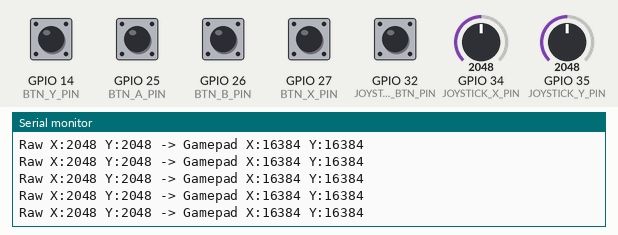
Bench run of a sketch on a simulated ESP32. Parts: the last lines printed to the serial monitor. Inputs (shaded band) come from the test bench; at power-on: GPIO 14 (BTN_Y_PIN), GPIO 25 (BTN_A_PIN), GPIO 26 (BTN_B_PIN), GPIO 27 (BTN_X_PIN), GPIO 32 (JOYSTICK_BTN_PIN) HIGH, GPIO 34 (JOYSTICK_X_PIN) = 2048, GPIO 35 (JOYSTICK_Y_PIN) = 2048. USB keyboard and mouse output is not drawn.

Above: at 2.7 s.
2.8 s: GPIO 14 (BTN_Y_PIN) pulled LOW for 0.15 s
At 3.12 s:
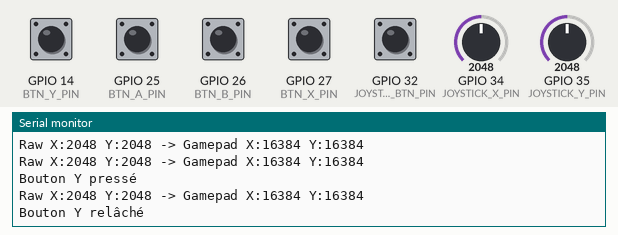
4.4 s: GPIO 25 (BTN_A_PIN) pulled LOW for 0.15 s
At 4.72 s:
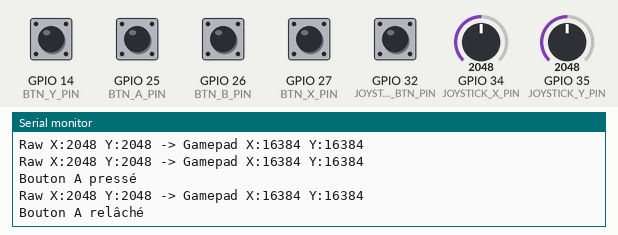
6.0 s: GPIO 26 (BTN_B_PIN) pulled LOW for 0.15 s
At 6.32 s:
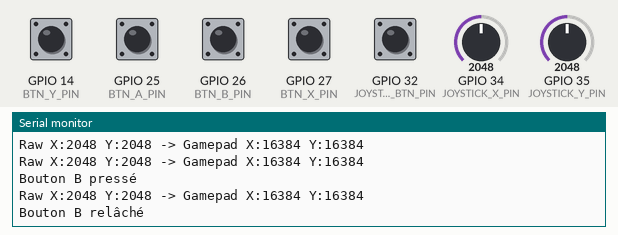
7.6 s: GPIO 27 (BTN_X_PIN) pulled LOW for 0.15 s
At 7.93 s:
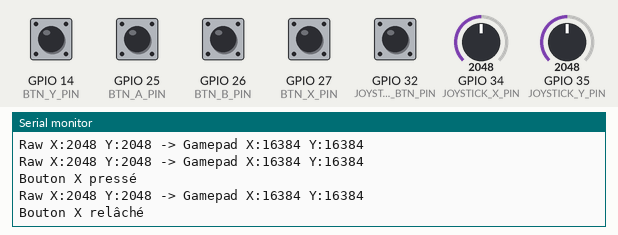
9.2 s: GPIO 32 (JOYSTICK_BTN_PIN) pulled LOW for 0.15 s
At 9.54 s:
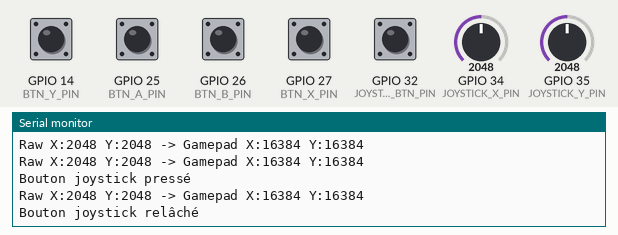
10.8 s: GPIO 34 (JOYSTICK_X_PIN) set to 2866
At 11.13 s:
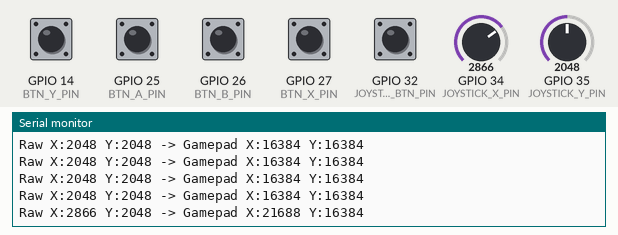
Timing chart, 0 to 13.3 s (numbered marks = the images above; inputs shaded):
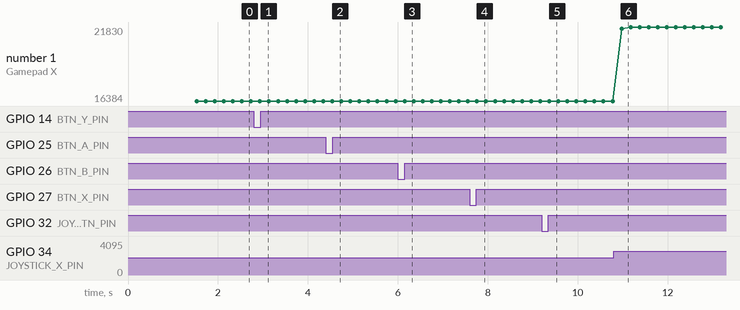

The sketch:

gamepad.ino
```cpp
#include <Arduino.h>
#include <Bounce2.h>
#include <BleGamepad.h>

// Configuration du gamepad
BleGamepadConfiguration bleGamepadConfig;
BleGamepad bleGamepad("Declic", "LFPxPeugeot", 100);

// Définition des pins
#define JOYSTICK_X_PIN 34  // Pin analogique pour l'axe X
#define JOYSTICK_Y_PIN 35  // Pin analogique pour l'axe Y
#define JOYSTICK_BTN_PIN 32 // Pin numérique pour le bouton du joystick

#define BTN_A_PIN 25  // Bouton A
#define BTN_B_PIN 26  // Bouton B
#define BTN_X_PIN 27  // Bouton X
#define BTN_Y_PIN 14  // Bouton Y

// Création des objets Bounce pour les boutons
Bounce joystickBtn = Bounce();
Bounce btnA = Bounce();
Bounce btnB = Bounce();
Bounce btnX = Bounce();
Bounce btnY = Bounce();

// Variables pour le joystick
int joystickXCenter = 2048;
int joystickYCenter = 2048;
const int deadzone = 200;  // Zone morte élargie

// Filtrage simple
int lastXValue = 2048;
int lastYValue = 2048;
const float smoothingFactor = 0.8; // 0 = pas de lissage, 1 = lissage maximum

void setup() {
  Serial.begin(115200);
  Serial.println("Démarrage du gamepad Bluetooth ESP32");

  // Configuration du gamepad pour compatibilité web
  bleGamepadConfig.setAxesMin(0x0000); // 0 pour compatibilité navigateur
  bleGamepadConfig.setAxesMax(0x7FFF); // 32767
  bleGamepad.begin(&bleGamepadConfig);

  // Configuration des pins du joystick
  pinMode(JOYSTICK_X_PIN, INPUT);
  pinMode(JOYSTICK_Y_PIN, INPUT);

  // Configuration des boutons avec pull-up interne
  pinMode(JOYSTICK_BTN_PIN, INPUT_PULLUP);
  pinMode(BTN_A_PIN, INPUT_PULLUP);
  pinMode(BTN_B_PIN, INPUT_PULLUP);
  pinMode(BTN_X_PIN, INPUT_PULLUP);
  pinMode(BTN_Y_PIN, INPUT_PULLUP);

  // Initialisation des objets Bounce
  joystickBtn.attach(JOYSTICK_BTN_PIN);
  joystickBtn.interval(25);

  btnA.attach(BTN_A_PIN);
  btnA.interval(25);

  btnB.attach(BTN_B_PIN);
  btnB.interval(25);

  btnX.attach(BTN_X_PIN);
  btnX.interval(25);

  btnY.attach(BTN_Y_PIN);
  btnY.interval(25);

  // Calibrage du joystick
  delay(1000);
  calibrateJoystick();

  Serial.println("En attente de connexion Bluetooth...");
}

void calibrateJoystick() {
  Serial.println("Calibrage du joystick...");

  long xSum = 0;
  long ySum = 0;
  int samples = 100;

  for (int i = 0; i < samples; i++) {
    xSum += analogRead(JOYSTICK_X_PIN);
    ySum += analogRead(JOYSTICK_Y_PIN);
    delay(5);
  }

  joystickXCenter = xSum / samples;
  joystickYCenter = ySum / samples;

  // Initialiser les dernières valeurs
  lastXValue = joystickXCenter;
  lastYValue = joystickYCenter;

  Serial.print("Centre X: ");
  Serial.print(joystickXCenter);
  Serial.print(" Centre Y: ");
  Serial.println(joystickYCenter);
}

void loop() {
  // Mise à jour des boutons
  joystickBtn.update();
  btnA.update();
  btnB.update();
  btnX.update();
  btnY.update();

  if (bleGamepad.isConnected()) {
    // Lecture des valeurs brutes
    int xRaw = analogRead(JOYSTICK_X_PIN);
    int yRaw = analogRead(JOYSTICK_Y_PIN);

    // Application du filtre passe-bas simple
    int xFiltered = (smoothingFactor * lastXValue) + ((1 - smoothingFactor) * xRaw);
    int yFiltered = (smoothingFactor * lastYValue) + ((1 - smoothingFactor) * yRaw);

    // Sauvegarder pour le prochain cycle
    lastXValue = xFiltered;
    lastYValue = yFiltered;

    // Calculer la différence par rapport au centre
    int xDiff = xFiltered - joystickXCenter;
    int yDiff = yFiltered - joystickYCenter;

    // Variables pour les valeurs finales (0 à 32767 pour compatibilité web)
    int16_t gamepadX = 16384; // Centre à 16384 (milieu de 0-32767)
    int16_t gamepadY = 16384;

    // Application de la zone morte sur X
    if (abs(xDiff) > deadzone) {
      // Calculer la position relative en pourcentage
      float percentage;
      if (xDiff > 0) {
        // Côté positif (droite)
        int maxDistance = 4095 - joystickXCenter - deadzone;
        percentage = (float)(xDiff - deadzone) / maxDistance;
        percentage = constrain(percentage, 0.0, 1.0);
        gamepadX = 16384 + (int16_t)(percentage * 16383); // 16384 à 32767
      } else {
        // Côté négatif (gauche)
        int maxDistance = joystickXCenter - deadzone;
        percentage = (float)(-xDiff - deadzone) / maxDistance;
        percentage = constrain(percentage, 0.0, 1.0);
        gamepadX = 16384 - (int16_t)(percentage * 16384); // 0 à 16384
      }
    }

    // Application de la zone morte sur Y
    if (abs(yDiff) > deadzone) {
      // Calculer la position relative en pourcentage
      float percentage;
      if (yDiff > 0) {
        // Côté positif (bas)
        int maxDistance = 4095 - joystickYCenter - deadzone;
        percentage = (float)(yDiff - deadzone) / maxDistance;
        percentage = constrain(percentage, 0.0, 1.0);
        gamepadY = 16384 + (int16_t)(percentage * 16383); // 16384 à 32767
      } else {
        // Côté négatif (haut)
        int maxDistance = joystickYCenter - deadzone;
        percentage = (float)(-yDiff - deadzone) / maxDistance;
        percentage = constrain(percentage, 0.0, 1.0);
        gamepadY = 16384 - (int16_t)(percentage * 16384); // 0 à 16384
      }
    }

    // Contraindre les valeurs pour être sûr (0 à 32767)
    gamepadX = constrain(gamepadX, 0, 32767);
    gamepadY = constrain(gamepadY, 0, 32767);

    // Envoyer les valeurs
    bleGamepad.setAxes(gamepadX, gamepadY, 0, 0, 0, 0, 0, 0);

    // Debug périodique
    static unsigned long lastDebug = 0;
    if (millis() - lastDebug > 200) {
      lastDebug = millis();
      Serial.print("Raw X:");
      Serial.print(xRaw);
      Serial.print(" Y:");
      Serial.print(yRaw);
      Serial.print(" -> Gamepad X:");
      Serial.print(gamepadX);
      Serial.print(" Y:");
      Serial.println(gamepadY);
    }

    // Gestion des boutons
    if (joystickBtn.fell()) {
      bleGamepad.press(BUTTON_1);
      Serial.println("Bouton joystick pressé");
    }
    if (joystickBtn.rose()) {
      bleGamepad.release(BUTTON_1);
      Serial.println("Bouton joystick relâché");
    }

    if (btnA.fell()) {
      bleGamepad.press(BUTTON_2);
      Serial.println("Bouton A pressé");
    }
    if (btnA.rose()) {
      bleGamepad.release(BUTTON_2);
      Serial.println("Bouton A relâché");
    }

    if (btnB.fell()) {
      bleGamepad.press(BUTTON_3);
      Serial.println("Bouton B pressé");
    }
    if (btnB.rose()) {
      bleGamepad.release(BUTTON_3);
      Serial.println("Bouton B relâché");
    }

    if (btnX.fell()) {
      bleGamepad.press(BUTTON_4);
      Serial.println("Bouton X pressé");
    }
    if (btnX.rose()) {
      bleGamepad.release(BUTTON_4);
      Serial.println("Bouton X relâché");
    }

    if (btnY.fell()) {
      bleGamepad.press(BUTTON_5);
      Serial.println("Bouton Y pressé");
    }
    if (btnY.rose()) {
      bleGamepad.release(BUTTON_5);
      Serial.println("Bouton Y relâché");
    }
  }

  delay(10); // Délai pour stabilité
}
```

Measured:
- after the input at 2.8 s, the serial monitor: prints a new line at once (image 1)
- after the input at 4.4 s, the serial monitor: prints a new line at once (image 2)
- after the input at 6.0 s, the serial monitor: prints a new line at once (image 3)
- after the input at 7.6 s, the serial monitor: prints a new line at once (image 4)
- after the input at 9.2 s, the serial monitor: prints a new line at once (image 5)
- after the input at 10.8 s, the serial monitor: prints a new line after 0.18 s (image 6)
- plotted number 1: 16384 → 21830 after the input at 10.8 s
